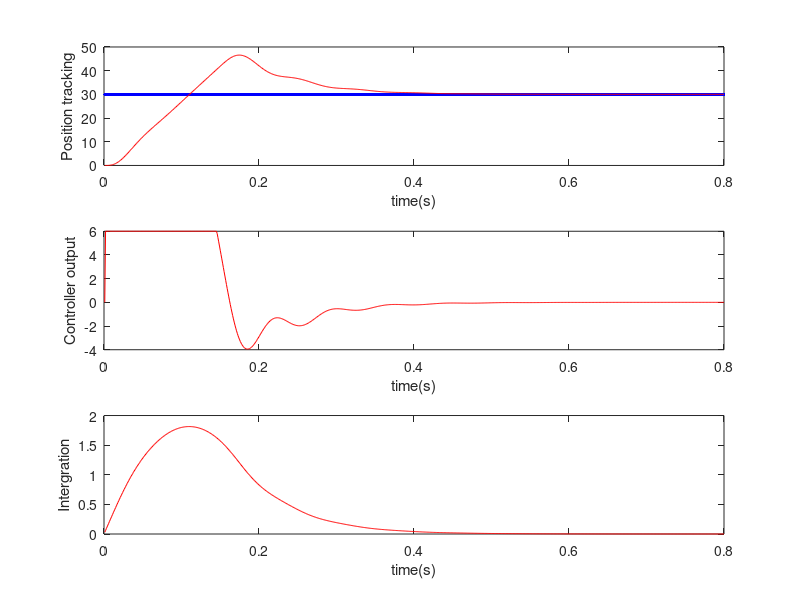

The MATLAB source for this figure:
%PID Controller with intergration saturation
clear all;
close all;

ts=0.001;
sys=tf(5.235e005,[1,87.35,1.047e004,0]);
dsys=c2d(sys,ts,'z');
[num,den]=tfdata(dsys,'v');

u_1=0.0;u_2=0.0;u_3=0.0;
y_1=0;y_2=0;y_3=0;

x=[0,0,0]';
error_1=0;

um=6;
kp=0.85;ki=9.0;kd=0.0;
rin=30;                                     %Step signal

for k=1:800
    time(k)=k*ts;
    u(k)=kp*x(1)+kd*x(2)+ki*x(3);   %PID controller
    
    if u(k)>=um
        u(k)=um;
    end
    if u(k)<=-um
        u(k)=-um;
    end
    
    %Linear model
    yout(k)=-den(2)*y_1-den(3)*y_2-den(4)*y_3+num(2)*u_1+num(3)*u_2+num(4)*u_3;
    error(k)=rin-yout(k);
    
    M=2;
    if M==1             %Using intergration saturation
        if u(k)>=um
            if error(k)>0
                alpha=0;
            else
                alpha=1;
            end
        elseif u(k)<=-um
             if error(k)>0
                alpha=1;
            else
                alpha=0;
             end
        else
            alpha=1;
        end
    elseif M==2                 %Not using intergration saturation
        alpha=1;
    end
    %Return of PID parameters
    u_3=u_2;u_2=u_1;u_1=u(k);
    y_3=y_2;y_2=y_1;y_1=yout(k);
    error_1-error(k);
    
    x(1)=error(k);                  %Calculating P
    x(2)=(error(k)-error_1)/ts;%Calculating D
    x(3)=x(3)+alpha*error(k)*ts;%Calculating I
    xi(k)=x(3);
end
figure(1);
subplot(311);
plot(time,rin,'b',time,yout,'r');
xlabel('time(s)');ylabel('Position tracking');
subplot(312);
plot(time,u,'r');
xlabel('time(s)');ylabel('Controller output');
subplot(313);
plot(time,xi,'r');
xlabel('time(s)');ylabel('Intergration');

            
